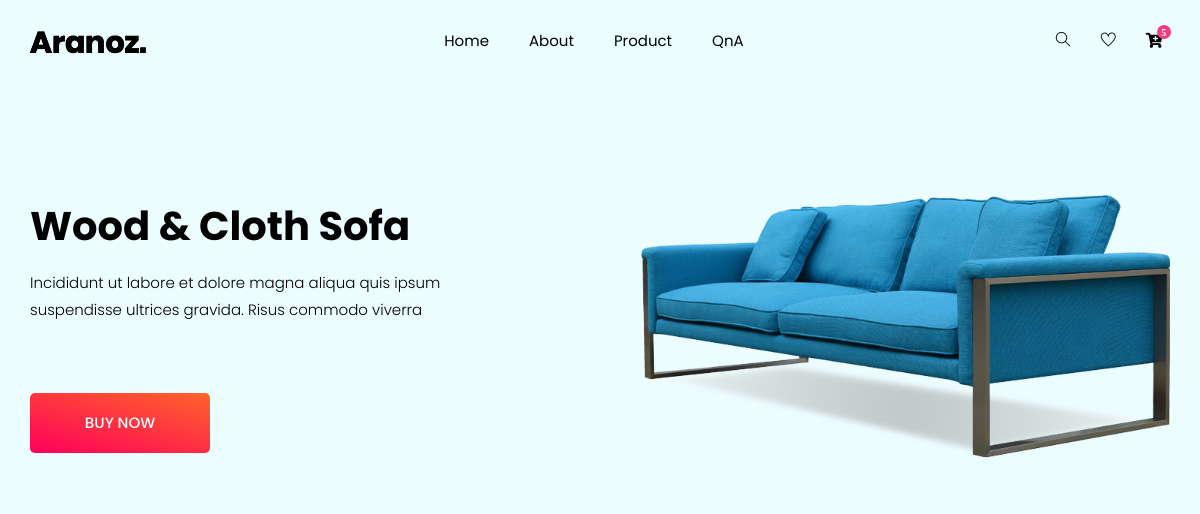
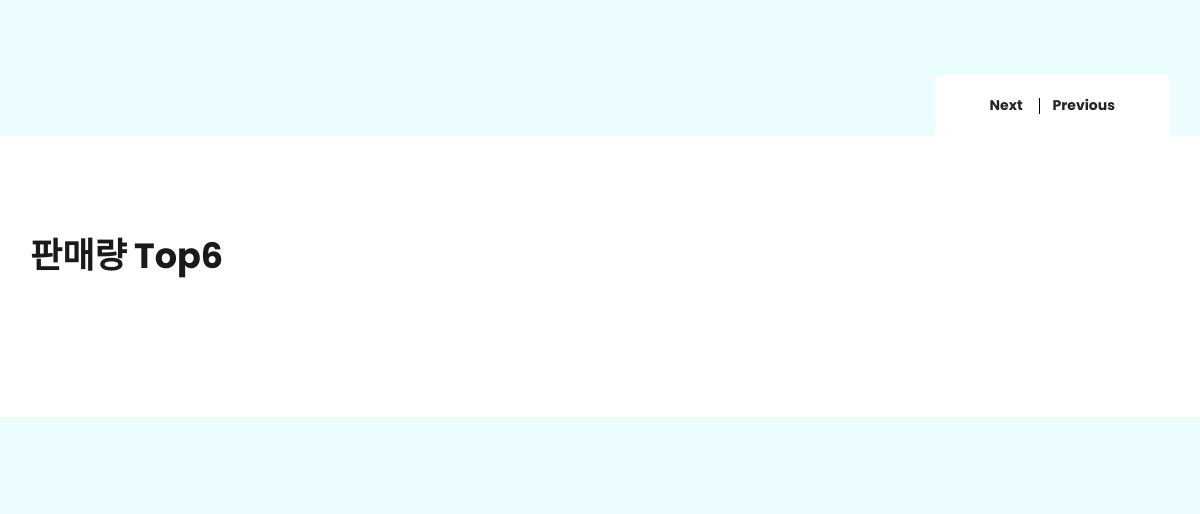
The app's page / (upper part), older data (2 pictures, top to bottom).
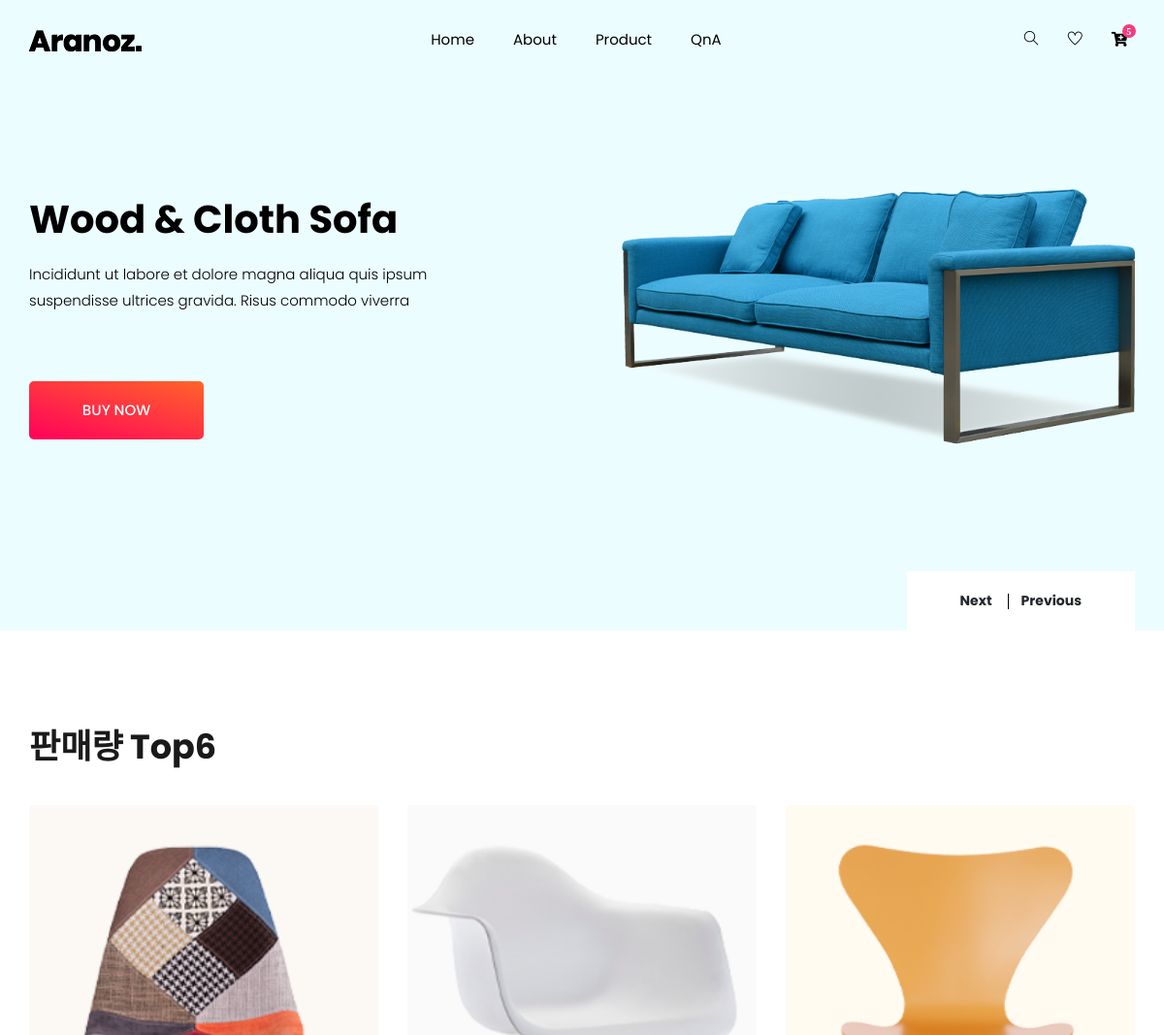
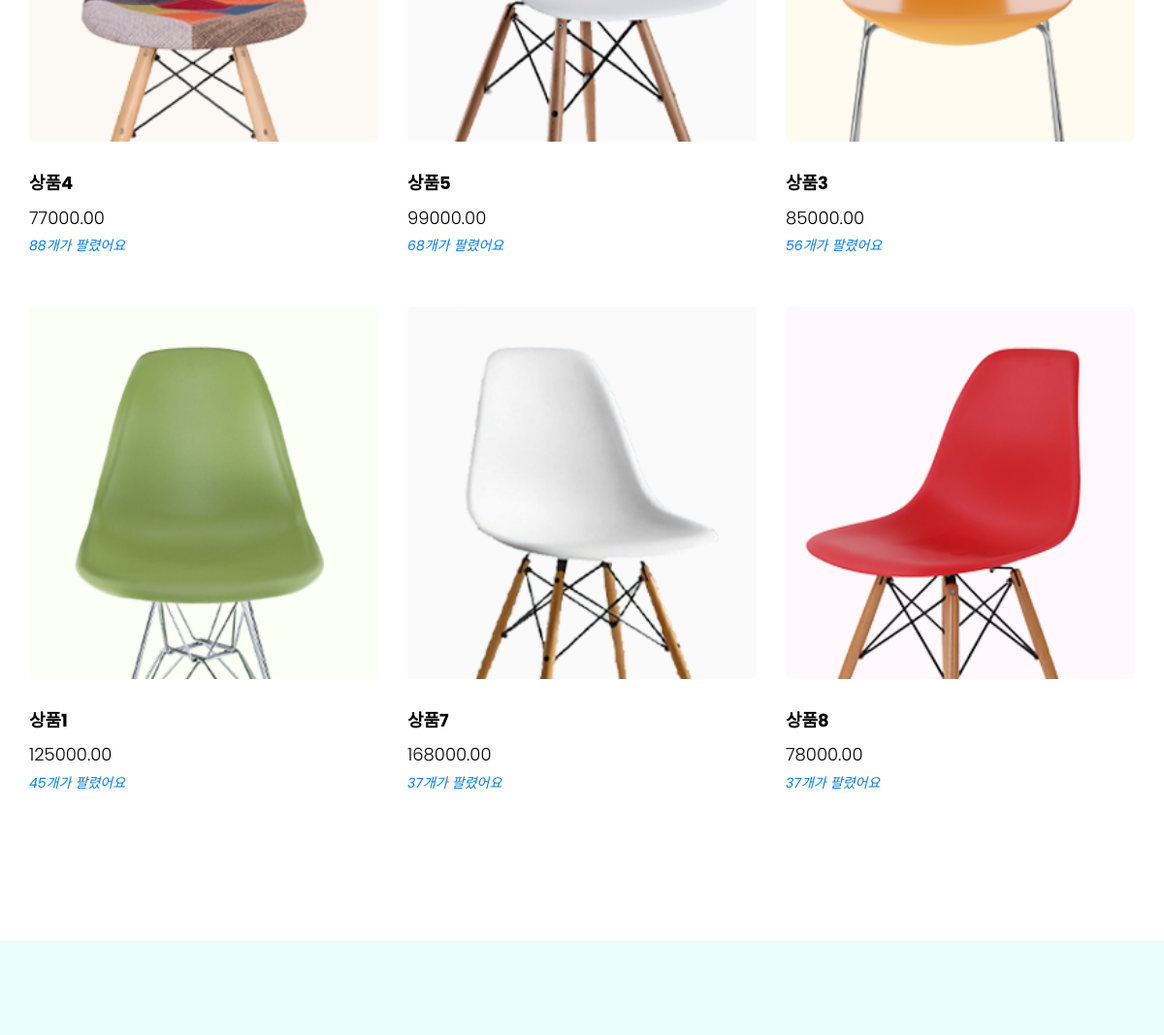
The same page, newer data (2 pictures, top to bottom).
### product/models.py (models this page shows, shortened)
class Product(models.Model):
    name = models.CharField(max_length=100)
    price = models.DecimalField(max_digits=10, decimal_places=2)
    sold_count = models.IntegerField(default=0)
    img_path = models.CharField(max_length=200, default='img/product/product_1.png')

### main/views.py (the view)
# urls.py: path('', views.main, name='main'),
def main(request):
    products = Product.objects.order_by('-sold_count')[:6]
    context = {"product_top6":products}
    return render(request, 'main/index.html', context)

### templates/main/index.html (shortened to what this page needs)
{% extends "base/base.html" %}
{% block contents %}
{% load static %}
<section class="banner_part">
    <div class="container">
        <div class="row align-items-center">
            <div class="col-lg-12">
                <div class="banner_slider owl-carousel">
                    <div class="single_banner_slider">
                        <div class="row">
                            <div class="col-lg-5 col-md-8">
                                <div class="banner_text">
                                    <div class="banner_text_iner">
                                        <h1>Wood & Cloth
                                            Sofa</h1>
                                        <p>Incididunt ut labore et dolore magna aliqua quis ipsum
                                            suspendisse ultrices gravida. Risus commodo viverra</p>
                                        <a href="#" class="btn_2">buy now</a>
                                    </div>
                                </div>
                            </div>
                            <div class="banner_img d-none d-lg-block">
                                <img src="{% static 'img/banner_img.png' %}" alt="">
                            </div>
                        </div>
                    </div><div class="single_banner_slider">
                        <div class="row">
                            <div class="col-lg-5 col-md-8">
                            </div>
                        </div>
                    </div><div class="single_banner_slider">
                        <div class="row">
                        </div>
                    </div>
                </div>
            </div>
        </div>
    </div>
</section>
<section class="product_list section_padding">
    <div class="container">
        <div class="row justify-content-center">
            <div class="col-lg-12">
                <div class="section_tittle text-center">
                    <h2>판매량 Top6</h2>
                </div>
            </div>
        </div>
        <div class="row">
            <div class="col-lg-12">
                <div class="product_list_slider owl-carousel">
                    <div class="single_product_list_slider">
                        <div class="row">
                            {% for product in product_top6 %}
                            <div class="col-lg-4 col-sm-6">
                                <div class="single_product_item">
                                    <a href="/product/{{product.id}}">
                                        <img src="{% static product.img_path %}" alt="">
                                        <div class="single_product_text">
                                            <h4>{{product.name}}</h4>
                                            <h3>{{product.price}}</h3>
                                            <i class="add_cart">{{product.sold_count}}개가 팔렸어요</i>
                                        </div>
                                    </a>
                                </div>
                            </div>
                            {% endfor %}
                        </div>
                    </div>
                </div>
            </div>
        </div>
    </div>
</section>
<section class="our_offer section_padding">
</section>
{% endblock %}

Row changes from the older to the newer data that the page shows:
added Product: img_path (picture), name "상품4", price "77000.00", sold_count "88"
added Product: img_path (picture), name "상품5", price "99000.00", sold_count "68"
added Product: img_path (picture), name "상품3", price "85000.00", sold_count "56"
added Product: img_path (picture), name "상품1", price "125000.00", sold_count "45"
added Product: img_path (picture), name "상품7", price "168000.00", sold_count "37"
added Product: img_path (picture), name "상품8", price "78000.00", sold_count "37"
